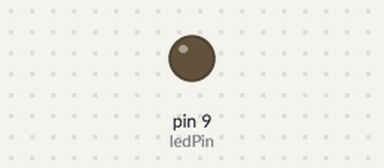
The sketch below on a simulated Arduino Uno, built with avr-gcc and run on an emulated ATmega328P. Shown: output pins drawn as LEDs (lit = HIGH).

Above: at 0.05 s.
At 1.5 s:
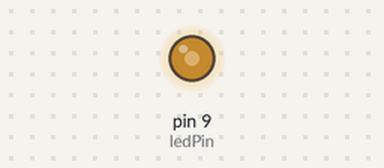
At 3.0 s:
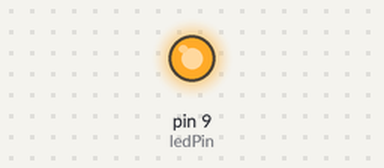
Timing chart, 0 to 6.9 s (numbered marks = the images above):
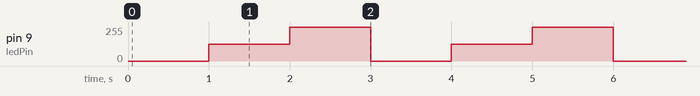

The sketch:

07.AnalogWrite.ino
```cpp
int ledPin = 9;

void setup() {
  pinMode(ledPin, OUTPUT);
}

void loop() {
  analogWrite(ledPin, 0);
  delay(1000);

  analogWrite(ledPin, 127);
  delay(1000);

  analogWrite(ledPin, 255);
  delay(1000);
}
```

Measured:
- by itself, pin 9 (ledPin): repeats every 3.0 s: 255/255 1.0 s, 0/255 1.0 s, 127/255 1.0 s
